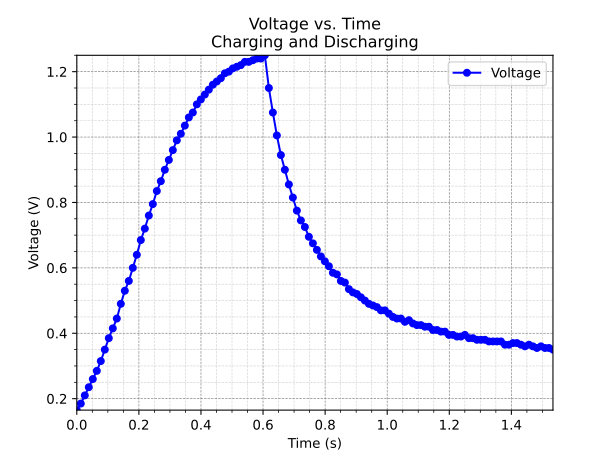

Here is the Python script that generated this plot:
import numpy as np
import matplotlib.pyplot as plt
from matplotlib.ticker import (MultipleLocator, AutoMinorLocator)

x_majortick = 0.2
x_minortick = 0.05
y_majortick = 0.2
y_minortick = 0.05

data = np.loadtxt('data.txt')
settings = np.loadtxt('set.txt')

volts = data * settings[0]
time = np.arange(len(data)) * settings[1]

fig, ax = plt.subplots()

ax.plot(time, volts, color='blue', linestyle='-', marker='o', markersize=5, markerfacecolor='blue', label='Voltage')

ax.set_xlim(np.min(time), np.max(time))
ax.set_ylim(np.min(volts), np.max(volts))

ax.set_xlabel('Time (s)')
ax.set_ylabel('Voltage (V)')

ax.set_title('Voltage vs. Time\nCharging and Discharging')

ax.xaxis.set_major_locator(MultipleLocator(x_majortick))
ax.xaxis.set_minor_locator(MultipleLocator(x_minortick))
ax.yaxis.set_major_locator(MultipleLocator(y_majortick))
ax.yaxis.set_minor_locator(MultipleLocator(y_minortick))

ax.grid(True, linestyle='--', linewidth=0.5, color='gray')
ax.grid(True, which='minor', linestyle='--', linewidth=0.5, color='lightgray')

ax.legend()

plt.savefig('graph.svg')

plt.show()
